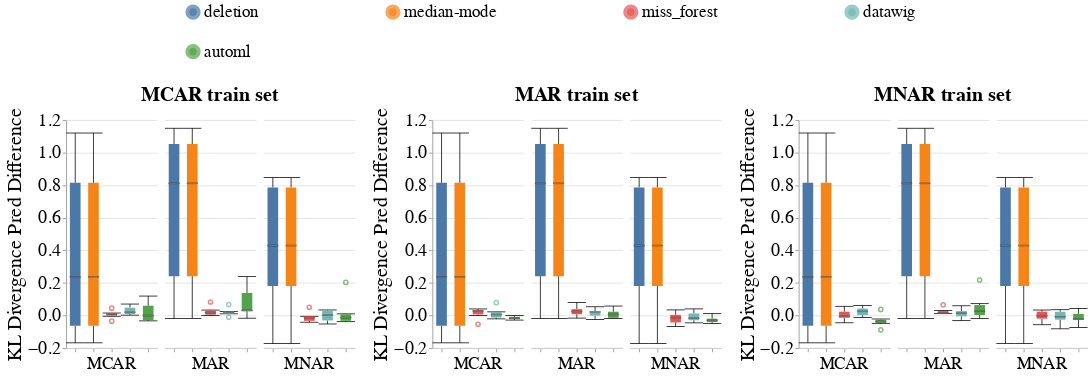

The notebook cell saved with this chart:
### Code cell
# Categorical
create_box_plots_for_diff_imputers(dataset_name=DATASET_NAME,
                                   column_name='cholesterol',
                                   metric_name='kl_divergence_pred',
                                   group=SENSITIVE_ATTR_FOR_DISPARITY_METRICS,
                                   db_client=db_client,
                                   without_dummy=True)
